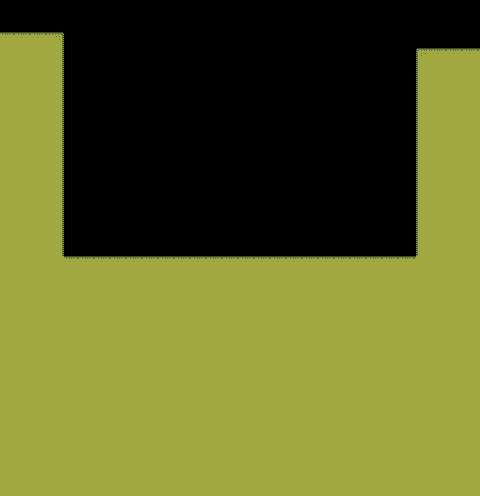

This game map was drawn from its Tiled (.tmx) file and the tilesets committed beside it. A one-line description and the full map source follow:
An orthogonal 30x31 tile map with 16x16 px tiles, 1 tile layer (tiles) and 55 objects (50x decor, 2x door, start).

<map version="1.5" tiledversion="1.7.2" orientation="orthogonal" renderorder="right-down" width="30" height="31" tilewidth="16" tileheight="16" infinite="0" nextlayerid="4" nextobjectid="63">
 <tileset firstgid="1" source="forest.tsx" />
 <objectgroup id="3" name="objects">
  <object id="1" gid="60" x="192" y="128" width="16" height="16" />
  <object id="4" name="decor" gid="58" x="112" y="256" width="16" height="16" />
  <object id="5" name="decor" gid="59" x="128" y="256" width="16" height="16" />
  <object id="6" name="decor" gid="50" x="112" y="240" width="16" height="16" />
  <object id="7" gid="51" x="784" y="192" width="16" height="16" />
  <object id="8" name="decor" gid="51" x="128" y="240" width="16" height="16" />
  <object id="9" name="decor" gid="49" x="96" y="240" width="16" height="16" />
  <object id="10" name="decor" gid="52" x="144" y="240" width="16" height="16" />
  <object id="11" name="decor" gid="41" x="96" y="224" width="16" height="16" />
  <object id="12" name="decor" gid="42" x="112" y="224" width="16" height="16" />
  <object id="13" name="decor" gid="43" x="128" y="224" width="16" height="16" />
  <object id="14" name="decor" gid="44" x="144" y="224" width="16" height="16" />
  <object id="15" name="decor" gid="36" x="144" y="208" width="16" height="16" />
  <object id="16" name="decor" gid="35" x="128" y="208" width="16" height="16" />
  <object id="17" name="decor" gid="34" x="112" y="208" width="16" height="16" />
  <object id="18" name="decor" gid="33" x="96" y="208" width="16" height="16" />
  <object id="22" name="decor" gid="58" x="336" y="256" width="16" height="16" />
  <object id="23" name="decor" gid="59" x="352" y="256" width="16" height="16" />
  <object id="24" name="decor" gid="50" x="336" y="240" width="16" height="16" />
  <object id="25" name="decor" gid="51" x="352" y="240" width="16" height="16" />
  <object id="26" name="decor" gid="49" x="320" y="240" width="16" height="16" />
  <object id="27" name="decor" gid="52" x="368" y="240" width="16" height="16" />
  <object id="28" name="decor" gid="41" x="320" y="224" width="16" height="16" />
  <object id="29" name="decor" gid="42" x="336" y="224" width="16" height="16" />
  <object id="30" name="decor" gid="43" x="352" y="224" width="16" height="16" />
  <object id="31" name="decor" gid="44" x="368" y="224" width="16" height="16" />
  <object id="32" name="decor" gid="36" x="368" y="208" width="16" height="16" />
  <object id="33" name="decor" gid="35" x="352" y="208" width="16" height="16" />
  <object id="34" name="decor" gid="34" x="336" y="208" width="16" height="16" />
  <object id="35" name="decor" gid="33" x="320" y="208" width="16" height="16" />
  <object id="36" name="decor" gid="30" x="64" y="256" width="16" height="16" />
  <object id="37" name="decor" gid="30" x="80" y="256" width="16" height="16" />
  <object id="38" name="decor" gid="30" x="96" y="256" width="16" height="16" />
  <object id="39" name="decor" gid="30" x="112" y="256" width="16" height="16" />
  <object id="40" name="decor" gid="30" x="128" y="256" width="16" height="16" />
  <object id="41" name="decor" gid="30" x="144" y="256" width="16" height="16" />
  <object id="42" name="decor" gid="30" x="160" y="256" width="16" height="16" />
  <object id="43" name="decor" gid="30" x="176" y="256" width="16" height="16" />
  <object id="44" name="decor" gid="30" x="192" y="256" width="16" height="16" />
  <object id="45" name="decor" gid="30" x="208" y="256" width="16" height="16" />
  <object id="46" name="decor" gid="30" x="224" y="256" width="16" height="16" />
  <object id="47" name="decor" gid="30" x="240" y="256" width="16" height="16" />
  <object id="48" name="decor" gid="30" x="256" y="256" width="16" height="16" />
  <object id="49" name="decor" gid="30" x="288" y="256" width="16" height="16" />
  <object id="50" name="decor" gid="30" x="272" y="256" width="16" height="16" />
  <object id="51" name="decor" gid="30" x="304" y="256" width="16" height="16" />
  <object id="52" name="decor" gid="30" x="320" y="256" width="16" height="16" />
  <object id="53" name="decor" gid="30" x="336" y="256" width="16" height="16" />
  <object id="54" name="decor" gid="30" x="352" y="256" width="16" height="16" />
  <object id="55" name="decor" gid="30" x="368" y="256" width="16" height="16" />
  <object id="56" name="decor" gid="30" x="384" y="256" width="16" height="16" />
  <object id="57" name="decor" gid="30" x="400" y="256" width="16" height="16" />
  <object id="59" name="start" x="240" y="112" width="16" height="16" />
  <object id="61" name="door" gid="16" x="240" y="256" width="16" height="16" />
  <object id="62" name="door" gid="8" x="240" y="240" width="16" height="16" />
 </objectgroup>
 <layer id="1" name="tiles" width="30" height="31">
  <data encoding="csv">
0,0,0,0,0,0,0,0,0,0,0,0,0,0,0,0,0,0,0,0,0,0,0,0,0,0,0,0,0,0,
0,0,0,0,0,0,0,0,0,0,0,0,0,0,0,0,0,0,0,0,0,0,0,0,0,0,0,0,0,0,
2,2,2,3,0,0,0,0,0,0,0,0,0,0,0,0,0,0,0,0,0,0,0,0,0,0,0,0,0,0,
10,10,10,11,0,0,0,0,0,0,0,0,0,0,0,0,0,0,0,0,0,0,0,0,0,0,1,2,2,2,
10,10,10,11,0,0,0,0,0,0,0,0,0,0,0,0,0,0,0,0,0,0,0,0,0,0,9,10,10,10,
10,10,10,11,0,0,0,0,0,0,0,0,0,0,0,0,0,0,0,0,0,0,0,0,0,0,9,10,10,10,
10,10,10,11,0,0,0,0,0,0,0,0,0,0,0,0,0,0,0,0,0,0,0,0,0,0,9,10,10,10,
10,10,10,11,0,0,0,0,0,0,0,0,0,0,0,0,0,0,0,0,0,0,0,0,0,0,9,10,10,10,
10,10,10,11,0,0,0,0,0,0,0,0,0,0,0,0,0,0,0,0,0,0,0,0,0,0,9,10,10,10,
10,10,10,11,0,0,0,0,0,0,0,0,0,0,0,0,0,0,0,0,0,0,0,0,0,0,9,10,10,10,
10,10,10,11,0,0,0,0,0,0,0,0,0,0,0,0,0,0,0,0,0,0,0,0,0,0,9,10,10,10,
10,10,10,11,0,0,0,0,0,0,0,0,0,0,0,0,0,0,0,0,0,0,0,0,0,0,9,10,10,10,
10,10,10,11,0,0,0,0,0,0,0,0,0,0,0,0,0,0,0,0,0,0,0,0,0,0,9,10,10,10,
10,10,10,11,0,0,0,0,0,0,0,0,0,0,0,0,0,0,0,0,0,0,0,0,0,0,9,10,10,10,
10,10,10,11,0,0,0,0,0,0,0,0,0,0,0,0,0,0,0,0,0,0,0,0,0,0,9,10,10,10,
10,10,10,11,0,0,0,0,0,0,0,0,0,0,0,0,0,0,0,0,0,0,0,0,0,0,9,10,10,10,
10,10,10,10,2,2,2,2,2,2,2,2,2,2,2,2,2,2,2,2,2,2,2,2,2,2,10,10,10,10,
10,10,10,10,10,10,10,10,10,10,10,10,10,10,10,10,10,10,10,10,10,10,10,10,10,10,10,10,10,10,
10,10,10,10,10,10,10,10,10,10,10,10,10,10,10,10,10,10,10,10,10,10,10,10,10,10,10,10,10,10,
10,10,10,10,10,10,10,10,10,10,10,10,10,10,10,10,10,10,10,10,10,10,10,10,10,10,10,10,10,10,
10,10,10,10,10,10,10,10,10,10,10,10,10,10,10,10,10,10,10,10,10,10,10,10,10,10,10,10,10,10,
10,10,10,10,10,10,10,10,10,10,10,10,10,10,10,10,10,10,10,10,10,10,10,10,10,10,10,10,10,10,
10,10,10,10,10,10,10,10,10,10,10,10,10,10,10,10,10,10,10,10,10,10,10,10,10,10,10,10,10,10,
10,10,10,10,10,10,10,10,10,10,10,10,10,10,10,10,10,10,10,10,10,10,10,10,10,10,10,10,10,10,
10,10,10,10,10,10,10,10,10,10,10,10,10,10,10,10,10,10,10,10,10,10,10,10,10,10,10,10,10,10,
10,10,10,10,10,10,10,10,10,10,10,10,10,10,10,10,10,10,10,10,10,10,10,10,10,10,10,10,10,10,
10,10,10,10,10,10,10,10,10,10,10,10,10,10,10,10,10,10,10,10,10,10,10,10,10,10,10,10,10,10,
10,10,10,10,10,10,10,10,10,10,10,10,10,10,10,10,10,10,10,10,10,10,10,10,10,10,10,10,10,10,
10,10,10,10,10,10,10,10,10,10,10,10,10,10,10,10,10,10,10,10,10,10,10,10,10,10,10,10,10,10,
10,10,10,10,10,10,10,10,10,10,10,10,10,10,10,10,10,10,10,10,10,10,10,10,10,10,10,10,10,10,
10,10,10,10,10,10,10,10,10,10,10,10,10,10,10,10,10,10,10,10,10,10,10,10,10,10,10,10,10,10
</data>
 </layer>
</map>
